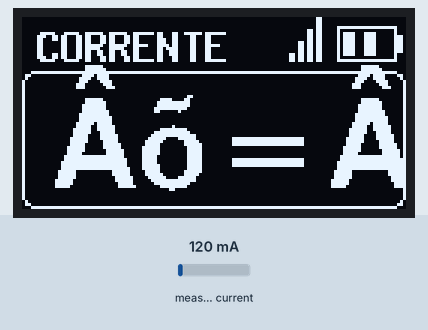
Recording of a sketch running on a simulated Arduino Uno, built with avr-gcc and run on an emulated ATmega328P. On the bench: 128×64 one-colour display. Inputs (shaded band) come from the test bench; at power-on: measured current 120 mA.

Above: at 2.5 s.
2.6 s: measured current set to 40 mA
At 4.3 s:
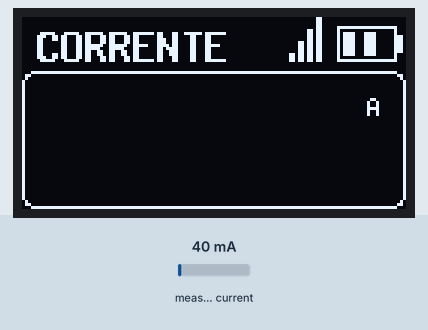
4.9 s: measured current set to 1960 mA
At 7.6 s:
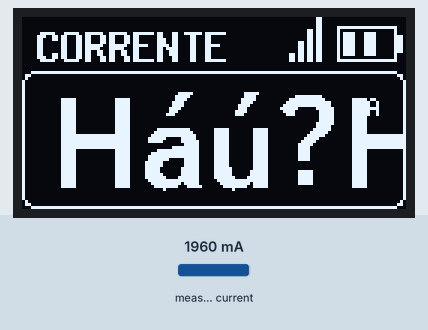
7.9 s: measured current set to 500 mA
At 10.0 s:
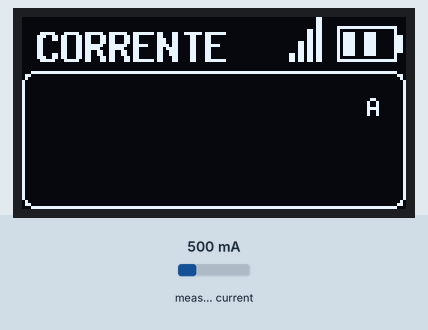
Timing chart, 0 to 11.5 s (numbered marks = the images above; inputs shaded):
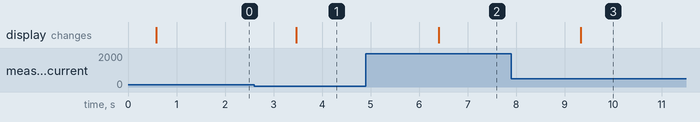

The sketch:

sensor.ino
```cpp
// Programa: Teste Display OLED SSD1306
// Autor: FILIPEFLOP

#include "U8glib.h"
#include "EmonLib.h"
#include <SPI.h>

U8GLIB_SSD1306_128X64 u8g(U8G_I2C_OPT_NO_ACK); // Display which does not send AC

EnergyMonitor sensor;

int Rede = 220; //Tensao da Rede eletrica

int PSCT = A1; //Pino do sensor SCT

void draw(String Rotulo, String Sigla, double Leitura)
{
  char *pRotulo, *pSigla;
  pRotulo = &Rotulo[0];
  pSigla = &Sigla[0];
  char pLeitura[sizeof(Leitura)];
  memcpy(&pLeitura,&Leitura,sizeof(Leitura));

  u8g.setFont(u8g_font_8x13B);;
  u8g.drawStr( 5, 15, pRotulo);
  //Hora
  u8g.setFont(u8g_font_fub30);
  u8g.drawStr( 10, 57, pLeitura);
  //Texto - AM
  u8g.setFont(u8g_font_5x7);
  u8g.drawStr( 115, 33, pSigla);
  //moldura relogio
  u8g.drawRFrame(0,18, 128, 46, 4);
  //Desenho bateria
  u8g.drawRFrame(105, 3, 20,12 , 0);
  u8g.drawBox(125, 6, 2,6);
  u8g.drawBox(107, 5, 4,8);
  u8g.drawBox(114, 5, 4,8);
  //Desenho linhas sinal
  u8g.drawVLine(99,0, 15);
  u8g.drawVLine(98,0, 15);
  u8g.drawVLine(96,4, 11);
  u8g.drawVLine(95,4, 11);
  u8g.drawVLine(93,8, 7);
  u8g.drawVLine(92,8, 7);
  u8g.drawVLine(90,12, 3);
  u8g.drawVLine(89,12, 3);
}

void setup(void)
{
  Serial.begin(9600);

  if ( u8g.getMode() == U8G_MODE_R3G3B2 )
  {
    u8g.setColorIndex(255); // white
  }
  else if ( u8g.getMode() == U8G_MODE_GRAY2BIT )
  {
    u8g.setColorIndex(3); // max intensity
  }
  else if ( u8g.getMode() == U8G_MODE_BW )
  {
    u8g.setColorIndex(1); // pixel on
  }
  else if ( u8g.getMode() == U8G_MODE_HICOLOR ) {
    u8g.setHiColorByRGB(255,255,255);
  }

  //Pino, calibracao - Cur Const= Ratio/BurdenR. 2000/33 = 60
  sensor.current(PSCT, 60);
}

void loop(void)
{
  //Calcula a corrente
  double Irms = sensor.calcIrms(1480);

  u8g.firstPage();

  do
  {
    draw("CORRENTE", "A", Irms);
  } while( u8g.nextPage());

  delay(1000);
}
```

Measured:
- after the input at 2.6 s, the display: changes after 0.87 s (image 1)
- after the input at 4.9 s, the display: changes after 1.5 s (image 2)
- after the input at 7.9 s, the display: changes after 1.4 s (image 3)
